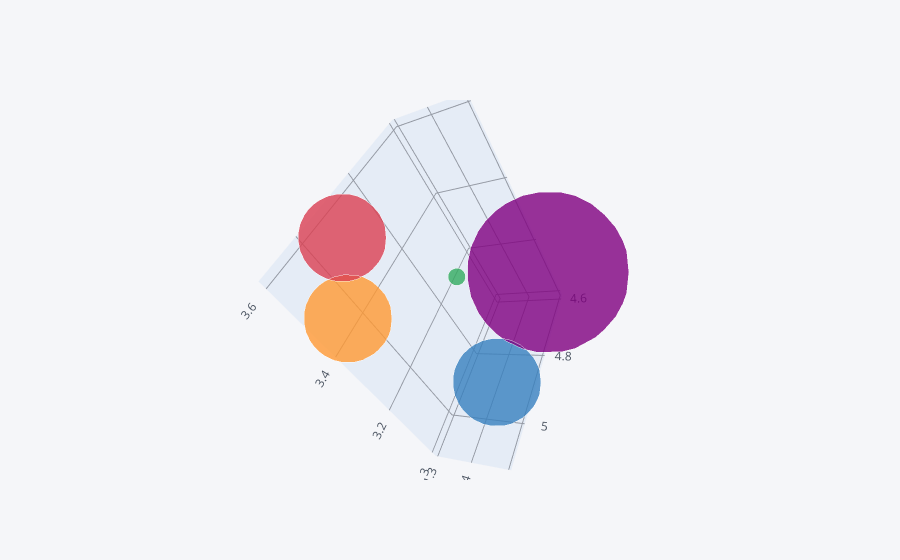

This figure's notebook cell:
### Code cell
df.head().iplot(kind = 'bubble3d', x = 'sepal_length' , y = 'petal_length',z = 'sepal_width',size = 'petal_length')

### Figure 1 — Plotly figure (JSON) as saved in the notebook; plotly's stock layout.template omitted (floating-point values rounded to 4 significant figures)
{"data": [{"marker": {"color": ["rgba(255, 153, 51, 1.0)", "rgba(55, 128, 191, 1.0)", "rgba(50, 171, 96, 1.0)", "rgba(128, 0, 128, 1.0)", "rgba(219, 64, 82, 1.0)"], "opacity": 0.8, "size": [61, 61, 12, 112, 61], "symbol": "circle"}, "mode": "markers", "text": ["0", "1", "2", "3", "4"], "type": "scatter3d", "x": [5.1, 4.9, 4.7, 4.6, 5], "y": [1.4, 1.4, 1.3, 1.5, 1.4], "z": [3.5, 3, 3.2, 3.1, 3.6]}], "layout": {"autosize": true, "legend": {"bgcolor": "#F5F6F9", "font": {"color": "#4D5663"}}, "paper_bgcolor": "#F5F6F9", "plot_bgcolor": "#F5F6F9", "scene": {"aspectmode": "auto", "aspectratio": {"x": 1.277, "y": 0.5109, "z": 1.533}, "camera": {"center": {"x": 0, "y": 0, "z": 0}, "eye": {"x": 1.471, "y": 1.471, "z": 1.471}, "projection": {"type": "perspective"}, "up": {"x": -0.266, "y": 0.3803, "z": 0.8858}}, "xaxis": {"gridcolor": "#9499A3", "showgrid": true, "tickfont": {"color": "#4D5663"}, "title": {"font": {"color": "#4D5663"}, "text": ""}, "type": "linear", "zerolinecolor": "#9499A3"}, "yaxis": {"gridcolor": "#9499A3", "showgrid": true, "tickfont": {"color": "#4D5663"}, "title": {"font": {"color": "#4D5663"}, "text": ""}, "type": "linear", "zerolinecolor": "#9499A3"}, "zaxis": {"gridcolor": "#9499A3", "showgrid": true, "tickfont": {"color": "#4D5663"}, "title": {"font": {"color": "#4D5663"}, "text": ""}, "type": "linear", "zerolinecolor": "#9499A3"}}, "title": {"font": {"color": "#4D5663"}}}}
